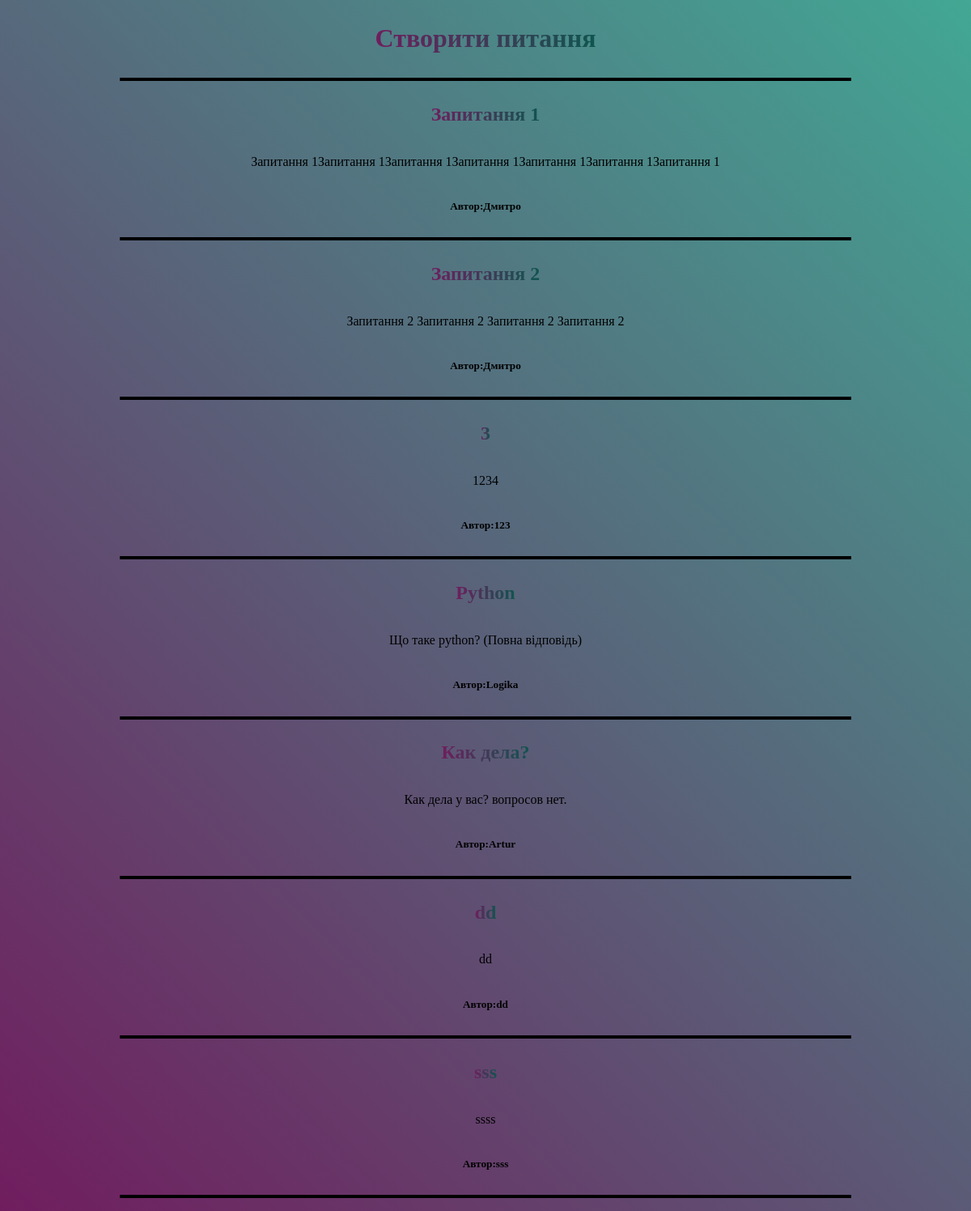
The page / on the database its author committed.
### forum/models.py (models this page shows)
class Question(models.Model):
    title = models.CharField(max_length=255)
    author = models.CharField(max_length=255)
    text = models.TextField()

### forum/views.py (the view)
# urls.py: path('', web_forum, name='web_forum')
def web_forum(request):
    questions = Question.objects.all()
    return render(request, 'web_forum.html', context = {'questions': questions})

### forum/templates/web_forum.html (shortened to what this page needs)
<html lang="en">
<head>
    {% load static %}
    <link rel="stylesheet" href="{% static 'css/style.css' %}">
</head>
<body>
    <div class = 'web'>
        <a href="create_question/"><h1>Створити питання</h1></a>
        <hr>
        {% for question in questions %}
            <a href="question/{{ question.pk }}"><h2>{{ question.title }}</h2></a>
            <p>{{ question.text }}</p>
            <h5>Автор:{{ question.author }}</h5>
            <hr>
        {% endfor %}
    </div>
</body>
</html>

### forum/static/css/style.css (style rules this page uses)
a { text-align: center; background: linear-gradient(to right, rgb(112, 29, 94), rgb(16, 85, 79)); -webkit-background-clip: text; -webkit-text-fill-color: transparent; }
hr { border: 2px solid black; width: 900px; }
body { font-family: Georgia, serif; background-image: linear-gradient( 45deg, rgb(112, 29, 94), rgb(66, 167, 148) ); }
.web { display: grid; place-items: center; }

### rows shown on the page
Question: title "Запитання 1", text "Запитання 1Запитання 1Запитання 1Запитання 1Запитання 1Запитання 1Запитання 1", author "Дмитро"
Question: title "Запитання 2", text "Запитання 2 Запитання 2 Запитання 2 Запитання 2", author "Дмитро"
Question: title "3", text "1234", author "123"
Question: title "Python", text "Що таке python? (Повна відповідь)", author "Logika"
Question: title "Как дела?", text "Как дела у вас? вопросов нет.", author "Artur"
Question: title "dd", text "dd", author "dd"
Question: title "sss", text "ssss", author "sss"
